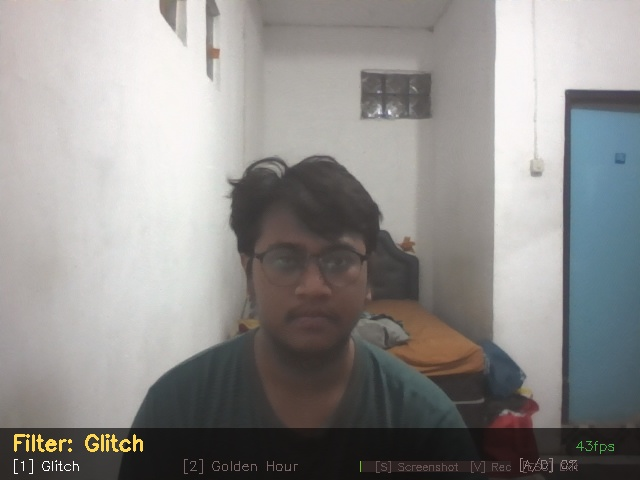
#> input picture glitch_goldenhour/images/befor.jpg, 640 x 480 px, given in place of the camera
$ python viral.py
#> lines starting #> are read from the running program, lines starting #| are printed output that depends on the picture; after the words box and inside, x2 and y2 are one past the last pixel; in counts of white or black regions, pixels touching at a corner belong together
"""
╔══════════════════════════════════════════════════════════════╗
║    VIRAL PHOTOGRAPHIC EFFECTS — Instagram / TikTok Style     ║
║    Mata Kuliah: Pengolahan Citra Digital                     ║
╠══════════════════════════════════════════════════════════════╣
║  [1] Teal & Orange    — Hollywood cinematic (paling viral)   ║
║  [2] VHS / Retro      — Kaset video jadul 90s                ║
║  [3] Glitch           — Chromatic aberration split RGB       ║
║  [4] Vintage Film     — Kodak Portra analog simulation       ║
║  [5] Duotone          — Spotify-style two-color gradient     ║
║  [6] Dreamy / Aura    — Soft glow + pastel ethereal          ║
║  [7] Neon Cyberpunk   — Dark + neon edge glow                ║
║  [8] Bleach Bypass    — Cinematic desaturated high contrast  ║
║  [9] Lo-Fi            — Faded, grainy, warm aesthetic        ║
║  [0] Golden Hour      — Enhanced sunset warm light           ║
║  [Q] Film Burn        — Light leak + burn analog             ║
║  [W] Matrix Green     — Digital rain look                    ║
║  [E] Holographic      — RGB rainbow shift iridescent         ║
║  [R] Oil Paint        — Painterly brush stroke effect        ║
║  [T] Noir             — Classic black & white cinematic      ║
╠══════════════════════════════════════════════════════════════╣
║  [A]/[D]  Intensitas −/+                                     ║
║  [S]      Screenshot    [V] Record    [ESC] Keluar            ║
╚══════════════════════════════════════════════════════════════╝
"""

import cv2
import numpy as np
import time
import os
import math
import random
from datetime import datetime

os.makedirs("output", exist_ok=True)


# ══════════════════════════════════════════════════════════════
#  UTILITY HELPERS
# ══════════════════════════════════════════════════════════════

def make_lut(fn):
    """Buat Look-Up Table 256 nilai dari fungsi transformasi."""
    return np.array([np.clip(fn(i), 0, 255) for i in range(256)], dtype=np.uint8)

def apply_lut(channel, lut):
    return cv2.LUT(channel, lut)

def blend(a, b, t):
    """Linear blend: (1-t)*a + t*b"""
    return cv2.addWeighted(a, 1.0 - t, b, t, 0)

def to_float(img):
    return img.astype(np.float32) / 255.0

def to_uint8(img):
    return np.clip(img * 255, 0, 255).astype(np.uint8)

def add_grain(frame, amount=0.04):
    """
    Film Grain — noise acak layaknya film analog.
    Teknik: Gaussian noise → ditambah ke float frame.
    Standar deviasi (sigma) kontrol seberapa kasar grainnya.
    """
    f = to_float(frame)
    noise = np.random.normal(0, amount, f.shape).astype(np.float32)
    return to_uint8(np.clip(f + noise, 0, 1))

def add_vignette(frame, strength=0.6, sigma_ratio=0.55):
    """
    Vignette — penggelapan sudut frame.
    Gaussian mask 2D: mask = outer_product(gauss_y, gauss_x)
    Dibalik (1 - mask) lalu dikalikan ke frame.
    """
    h, w = frame.shape[:2]
    gx = cv2.getGaussianKernel(w, int(w * sigma_ratio))
    gy = cv2.getGaussianKernel(h, int(h * sigma_ratio))
    mask = gy @ gx.T
    mask = (mask / mask.max()).astype(np.float32)
    vignette = 1.0 - strength * (1.0 - mask)
    vignette = np.dstack([vignette] * 3)
    return to_uint8(to_float(frame) * vignette)

def cinematic_bars(frame, bar_h=None):
    """
    Cinematic letterbox — garis hitam atas bawah (2.39:1 ratio).
    Standar aspect ratio film layar lebar Hollywood.
    """
    h, w = frame.shape[:2]
    if bar_h is None:
        bar_h = int(h * 0.09)
    out = frame.copy()
    out[:bar_h]     = 0
    out[h - bar_h:] = 0
    return out

def adjust_curves(frame, r_fn, g_fn, b_fn):
    """
    Color Curves — seperti Curves di Lightroom/Photoshop.
    Masing-masing kanal R, G, B punya kurva transformasinya sendiri.
    LUT dipakai agar tidak perlu loop per-piksel (sangat cepat).
    """
    b, g, r = cv2.split(frame)
    r = apply_lut(r, make_lut(r_fn))
    g = apply_lut(g, make_lut(g_fn))
    b = apply_lut(b, make_lut(b_fn))
    return cv2.merge([b, g, r])

def saturation_shift(frame, factor):
    """
    Ubah saturasi via HSV colorspace.
    S channel dikali faktor: >1 = lebih vivid, <1 = faded/desaturated.
    """
    hsv = cv2.cvtColor(frame, cv2.COLOR_BGR2HSV).astype(np.float32)
    hsv[:, :, 1] = np.clip(hsv[:, :, 1] * factor, 0, 255)
    return cv2.cvtColor(hsv.astype(np.uint8), cv2.COLOR_HSV2BGR)

# [20 lines left out: functions hue_shift, soft_glow, not called in this run]


# ══════════════════════════════════════════════════════════════
#  15 EFEK VIRAL
# ══════════════════════════════════════════════════════════════

def fx_teal_orange(frame, t=1.0):
    """
    TEAL & ORANGE — Filter sinematik paling viral di dunia.
    Dipakai di hampir semua film Hollywood (Mad Max, Michael Bay, dll).

    Teknik Color Grading:
    • Skin tones (shadows, midtones) → push ke ORANGE (warm)
    • Background, shadows → push ke TEAL (cyan-green)
    Cara: manipulasi kurva R, G, B secara independen
    + Hue shift selective di area cyan dan orange
    + Vignette + cinematic bars untuk finishing.

    Rumus kurva:
      R: slight boost di midtone (orange push)
      G: slight dip di midtone
      B: boost shadows, dip highlights (teal push di gelap)
    """
    # Kurva per kanal (nilai input → nilai output)
    r_fn = lambda i: i * 1.08 + 8 * math.sin(i / 255 * math.pi)
    g_fn = lambda i: i * 0.95
    b_fn = lambda i: i * 0.85 + 25 * (1 - i / 255)   # teal di shadow

    graded = adjust_curves(frame, r_fn, g_fn, b_fn)

    # Boost saturasi agar skin dan background lebih pop
    graded = saturation_shift(graded, 1.0 + 0.4 * t)

    # Vignette sinematik
    graded = add_vignette(graded, strength=0.5 * t)

    # Cinematic bars
    graded = cinematic_bars(graded)

    return blend(frame, graded, t)


# [106 lines left out: functions fx_vhs, fx_glitch, not called in this run]


def fx_vintage_film(frame, t=1.0):
    """
    VINTAGE FILM — Kodak Portra 400 Simulation.
    Analog film photography aesthetic yang super viral di IG.

    Kodak Portra karakteristiknya:
    • Skin tones warm & creamy (push Red + Yellow)
    • Shadow kebiruan/kehijauan (lift shadows)
    • Highlight tidak terlalu putih (roll-off yang halus)
    • Kontras sedang, saturasi tidak berlebihan
    • Grain yang terasa organik

    Teknik:
    1. Shadow lift: shadows tidak pernah benar-benar hitam
       (S-curve dengan toe yang diangkat)
    2. Highlight roll-off: kurva melengkung di atas
    3. Color shift: warm midtone + cool shadow
    4. Organik grain
    5. Vignette halus
    """
    # S-curve dengan shadow lift (Kodak signature)
    def s_curve_r(i):
        x = i / 255.0
        # Shadow lift + warm push
        y = x * 0.85 + 0.08 + 0.12 * math.sin(x * math.pi)
        return y * 255

    def s_curve_g(i):
        x = i / 255.0
        y = x * 0.9 + 0.05 + 0.05 * math.sin(x * math.pi)
        return y * 255

    def s_curve_b(i):
        x = i / 255.0
        # Cool shadows, slight green-blue push
        y = x * 0.78 + 0.06 + 0.04 * math.sin(x * math.pi)
        return y * 255

    graded = adjust_curves(frame, s_curve_r, s_curve_g, s_curve_b)

    # Saturasi dikurangi sedikit (film tidak segarang digital)
    graded = saturation_shift(graded, 0.75 + 0.15 * (1 - t))

    # Grain organik
    graded = add_grain(graded, 0.032 * t)

    # Vignette halus
    graded = add_vignette(graded, strength=0.38 * t)

    return blend(frame, graded, t)


# [277 lines left out: functions fx_duotone, fx_dreamy, fx_neon_cyberpunk, fx_bleach_bypass, fx_lofi, fx_golden_hour, not called in this run]


def fx_film_burn(frame, t=1.0):
    """
    FILM BURN / LIGHT LEAK — Kebocoran cahaya di kamera analog.
    Sangat viral di IG untuk foto portrait & aesthetic feed.

    Film burn terjadi ketika cahaya masuk ke kamar gelap kamera
    dan membakar emulsi film → efek oranye/merah/putih yang indah.

    Teknik simulasi:
    1. Base: Vintage Film tone
    2. Light leak overlay: gradient radial oranye di pojok
       • Dibuat dari Gaussian blur titik terang di luar frame
       • Beberapa sumber cahaya di posisi berbeda
    3. Blend dengan Screen blend mode (brighten only)
    4. Horizontal streak: garis cahaya tipis di 1/3 frame
    5. Grain analog
    """
    h, w = frame.shape[:2]

    # Base vintage tone
    base = fx_vintage_film(frame, t * 0.6)

    # Buat light leak canvas
    leak = np.zeros((h, w, 3), dtype=np.float32)

    # Light source 1: pojok kiri atas (orange-red)
    cx1, cy1 = int(w * 0.1), int(h * 0.05)
    for y in range(h):
        for x in range(0, w, 4):   # step 4 untuk kecepatan
            d = math.sqrt((x - cx1)**2 + (y - cy1)**2)
            falloff = math.exp(-d / (w * 0.35))
            leak[y, x, 2] += 0.7 * falloff * t   # R
            leak[y, x, 1] += 0.3 * falloff * t   # G
            leak[y, x, 0] += 0.1 * falloff * t   # B

    # Light source 2: pojok kanan atas (amber lebih terang)
    cx2, cy2 = int(w * 0.9), int(h * 0.1)
    for y in range(0, h, 2):
        for x in range(w // 2, w, 4):
            d = math.sqrt((x - cx2)**2 + (y - cy2)**2)
            falloff = math.exp(-d / (w * 0.25))
            leak[y, x, 2] += 0.5 * falloff * t
            leak[y, x, 1] += 0.35 * falloff * t
            leak[y, x, 0] += 0.05 * falloff * t

    # Horizontal streak (garis cahaya khas light leak)
    streak_y = int(h * 0.38)
    for y in range(max(0, streak_y - 8), min(h, streak_y + 8)):
        falloff_v = 1 - abs(y - streak_y) / 8
        for x in range(int(w * 0.2), w):
            falloff_h = (x - int(w * 0.2)) / (w * 0.8)
            leak[y, x, 2] = max(leak[y, x, 2], 0.45 * falloff_h * falloff_v * t)
            leak[y, x, 1] = max(leak[y, x, 1], 0.2  * falloff_h * falloff_v * t)

    leak = np.clip(leak, 0, 1)

    # Screen blend: base + light leak
    base_f = to_float(base)
    result = 1 - (1 - base_f) * (1 - leak)
    result = to_uint8(np.clip(result, 0, 1))

    result = add_grain(result, 0.035 * t)
    result = add_vignette(result, strength=0.3 * t)

    return result


# [34 lines left out: function fx_matrix, not called in this run]


def fx_holographic(frame, t=1.0):
    """
    HOLOGRAPHIC / IRIDESCENT — Rainbow shift color effect.
    Viral di konten fashion, beauty, album art di IG/TikTok.

    Hologram efeknya berasal dari difraksi cahaya:
    sudut berbeda → panjang gelombang berbeda → warna berbeda.

    Simulasi:
    1. Hue shift berbeda untuk setiap baris (berdasarkan posisi Y)
       → menciptakan 'rainbow sweep' dari atas ke bawah
    2. Shift bergerak seiring waktu (animasi)
    3. Blend dengan frame asli → warna asli masih kelihatan
    4. Saturation boost ekstrem
    5. Slight chromatic aberration untuk efek prisma
    """
    h, w = frame.shape[:2]
    hsv = cv2.cvtColor(frame, cv2.COLOR_BGR2HSV).astype(np.float32)

    # Hue shift per baris — berbeda tiap baris (rainbow sweep)
    time_offset = time.time() * 40   # kecepatan animasi
    hue_range   = 120 * t            # seberapa lebar rainbow

    for y in range(h):
        shift = (time_offset + y * hue_range / h) % 180
        hsv[y, :, 0] = (hsv[y, :, 0] + shift) % 180

    # Saturasi naik
    hsv[:, :, 1] = np.clip(hsv[:, :, 1] * (1 + 0.8 * t), 0, 255)

    rainbow = cv2.cvtColor(hsv.astype(np.uint8), cv2.COLOR_HSV2BGR)

    # Chromatic aberration (prisma)
    b, g, r = cv2.split(rainbow)
    shift_px = int(t * 5)
    if shift_px > 0:
        r = np.roll(r, shift_px,  axis=1)
        b = np.roll(b, -shift_px, axis=1)
    rainbow = cv2.merge([b, g, r])

    return blend(frame, rainbow, 0.55 * t + 0.2)


# [81 lines left out: functions fx_oil_paint, fx_noir, not called in this run]


# ══════════════════════════════════════════════════════════════
#  DAFTAR EFEK
# ══════════════════════════════════════════════════════════════
EFFECTS = [
    ("Teal & Orange",    fx_teal_orange),
    ("VHS / Retro",      fx_vhs),
    ("Glitch",           fx_glitch),
    ("Vintage Film",     fx_vintage_film),
    ("Duotone",          fx_duotone),
    ("Dreamy / Aura",    fx_dreamy),
    ("Neon Cyberpunk",   fx_neon_cyberpunk),
    ("Bleach Bypass",    fx_bleach_bypass),
    ("Lo-Fi",            fx_lofi),
    ("Golden Hour",      fx_golden_hour),
    ("Film Burn",        fx_film_burn),
    ("Matrix",           fx_matrix),
    ("Holographic",      fx_holographic),
    ("Oil Paint",        fx_oil_paint),
    ("Noir",             fx_noir),
]

KEY_MAP = {
    ord('1'): 0,  ord('2'): 1,  ord('3'): 2,
    ord('4'): 3,  ord('5'): 4,  ord('6'): 5,
    ord('7'): 6,  ord('8'): 7,  ord('9'): 8,
    ord('0'): 9,  ord('q'): 10, ord('w'): 11,
    ord('e'): 12, ord('r'): 13, ord('t'): 14,
}


# ══════════════════════════════════════════════════════════════
#  UI OVERLAY (transparan — kamera full frame)
# ══════════════════════════════════════════════════════════════
def draw_ui(frame, eidx, intensity, recording, fps):
    h, w = frame.shape[:2]

    # Panel kiri semi-transparan
    panel_w = 175
    ov = frame.copy()
    cv2.rectangle(ov, (0, 0), (panel_w, h), (8, 8, 10), -1)
    cv2.addWeighted(ov, 0.60, frame, 0.40, 0, frame)

    cv2.putText(frame, "IG / TIKTOK FILTERS", (7, 22),
                cv2.FONT_HERSHEY_SIMPLEX, 0.42, (150, 210, 255), 1)
    cv2.line(frame, (7, 28), (panel_w - 7, 28), (50, 50, 70), 1)

    keys = ['1','2','3','4','5','6','7','8','9','0','Q','W','E','R','T']
    for i, (name, _) in enumerate(EFFECTS):
        y = 48 + i * 25
        if i == eidx:
            cv2.rectangle(frame, (4, y-14), (panel_w-4, y+7), (35, 90, 210), -1)
            col = (255, 255, 255)
        else:
            col = (115, 115, 135)
        cv2.putText(frame, f"[{keys[i]}] {name}", (9, y),
                    cv2.FONT_HERSHEY_SIMPLEX, 0.4, col, 1)

    # Bar bawah
    bh = 42
    ov2 = frame.copy()
    cv2.rectangle(ov2, (0, h-bh), (w, h), (8, 8, 10), -1)
    cv2.addWeighted(ov2, 0.60, frame, 0.40, 0, frame)

    name = EFFECTS[eidx][0]
    cv2.putText(frame, name, (panel_w + 10, h-24),
                cv2.FONT_HERSHEY_SIMPLEX, 0.62, (80, 215, 255), 1)

    bx, by = panel_w + 10, h - 9
    blen = min(170, w - panel_w - 180)
    cv2.rectangle(frame, (bx, by-6), (bx+blen, by+3), (35, 35, 45), -1)
    cv2.rectangle(frame, (bx, by-6), (bx+int(blen*intensity), by+3), (40, 195, 110), -1)
    cv2.putText(frame, f"{int(intensity*100)}%", (bx+blen+6, by),
                cv2.FONT_HERSHEY_SIMPLEX, 0.38, (130, 130, 150), 1)

    hint = "[A/D] Intensity   [S] Screenshot   [V] Record   [ESC] Exit"
    cv2.putText(frame, hint, (panel_w + 10, h-bh+14),
                cv2.FONT_HERSHEY_SIMPLEX, 0.33, (70, 70, 90), 1)

    cv2.putText(frame, f"{fps:.0f}fps", (w-52, h-26),
                cv2.FONT_HERSHEY_SIMPLEX, 0.42, (70, 170, 70), 1)

    if recording:
        cv2.circle(frame, (w-18, 18), 7, (0, 0, 210), -1)
        cv2.putText(frame, "REC", (w-52, 23),
                    cv2.FONT_HERSHEY_SIMPLEX, 0.42, (0, 50, 210), 1)

    return frame


# ══════════════════════════════════════════════════════════════
#  MAIN
# ══════════════════════════════════════════════════════════════
def main():
    print(__doc__)

    cap = None
    for idx in range(3):
        for backend, bname in [
            (cv2.CAP_MSMF,  "MSMF"),
            (cv2.CAP_DSHOW, "DirectShow"),
            (cv2.CAP_ANY,   "Auto"),
        ]:
            c = cv2.VideoCapture(idx, backend)
            if c.isOpened():
                ret, test = c.read()
#> test is the input picture: shape (480, 640, 3); mean B, G, R 140.1, 141.9, 143.6
                if ret and test is not None:
                    cap = c
                    print(f"Kamera OK: index={idx}, backend={bname}")
                    break
                c.release()
        if cap:
            break

    if not cap:
        print("ERROR: Kamera tidak ditemukan!")
        input("Enter untuk keluar...")
        return

    print("Warming up...")
    for _ in range(10):
        cap.read()
        time.sleep(0.05)

    actual_w = int(cap.get(cv2.CAP_PROP_FRAME_WIDTH))
    actual_h = int(cap.get(cv2.CAP_PROP_FRAME_HEIGHT))
    print(f"Resolusi: {actual_w}x{actual_h}")

    WIN = "IG/TikTok Viral Effects - Pengolahan Citra"
    cv2.namedWindow(WIN, cv2.WINDOW_NORMAL)
    # cv2.resizeWindow(WIN, 1920, 1080)

    eidx       = 0
    intensity  = 0.7
    recording  = False
    vid_writer = None
    prev_t     = time.time()
    fps        = 30.0

    print("Siap! Tekan [1]-[T] untuk pilih filter, [A/D] intensitas, [ESC] keluar.\n")

    while True:
        ret, frame = cap.read()
        if not ret or frame is None or frame.size == 0:
            continue
        if frame.shape[0] < 10 or frame.shape[1] < 10:
            continue

        frame = cv2.flip(frame, 1)   # mirror selfie

        curr_t = time.time()
        fps    = 0.9 * fps + 0.1 / (curr_t - prev_t + 1e-9)
        prev_t = curr_t

        name, fn = EFFECTS[eidx]
        try:
            result = fn(frame, intensity)
#> in adjust_curves, `b, g, r = cv2.split(frame)`:
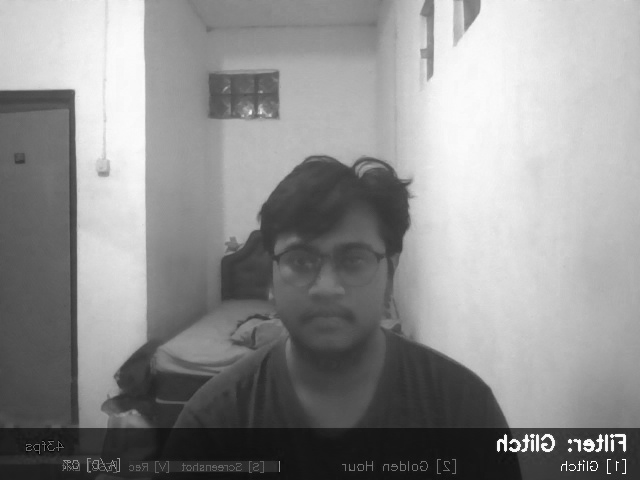
#> r: shape (480, 640); min 0, max 255, mean 143.6
#> in saturation_shift, `hsv[:, :, 1] = np.clip(hsv[:, :, 1] * factor, 0, 255)`:
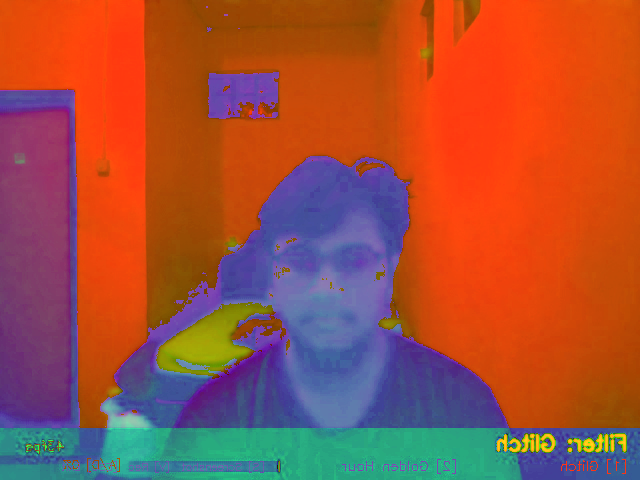
#> hsv: shape (480, 640, 3) float32; mean B, G, R 60.2, 81.7, 161.9
#> in blend, `return cv2.addWeighted(a, 1.0 - t, b, t, 0)`:
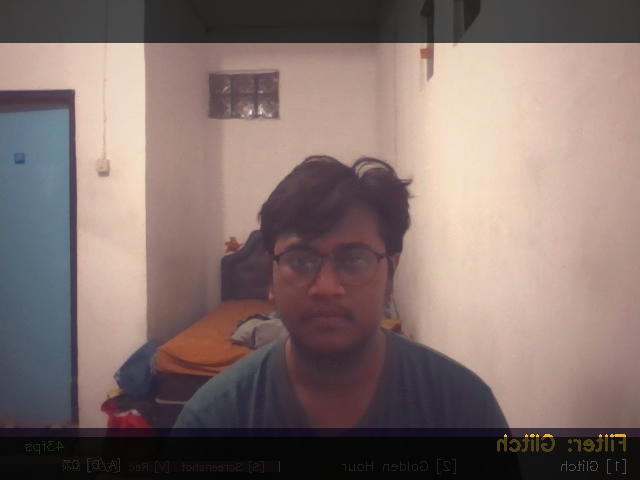
#> returned value: shape (480, 640, 3); mean of channels 0, 1, 2 108.9, 113.2, 131; drawn as B, G, R
        except Exception as e:
            result = frame.copy()
            cv2.putText(result, f"Error: {e}", (10, 50),
                        cv2.FONT_HERSHEY_SIMPLEX, 0.5, (0, 0, 255), 1)

        result = draw_ui(result, eidx, intensity, recording, fps)
#> in draw_ui, `cv2.rectangle(ov, (0, 0), (panel_w, h), (8, 8, 10), -1)`:
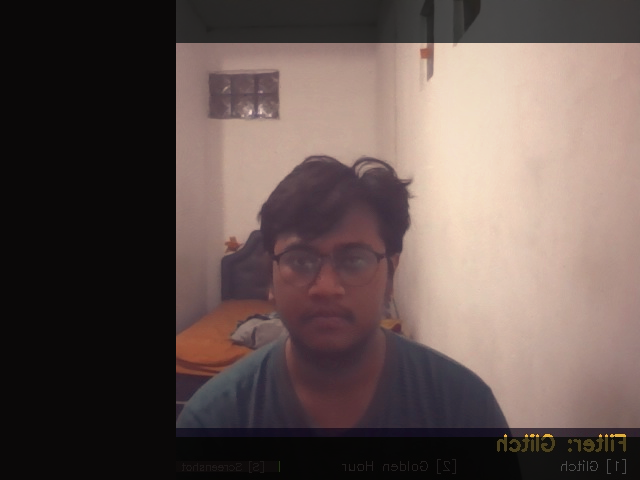
#> ov: shape (480, 640, 3); mean B, G, R 79.7, 83.8, 99.5
#> in draw_ui, `cv2.putText(frame, "IG / TIKTOK FILTERS", (7, 22), cv2.FONT_HERSHEY_SI..`: frame: shape (480, 640, 3); mean B, G, R 91.5, 95.7, 112.3
#> in draw_ui, `cv2.line(frame, (7, 28), (panel_w - 7, 28), (50, 50, 70), 1)`: frame: shape (480, 640, 3); mean B, G, R 91.5, 95.7, 112.3
#> after the loop in draw_ui, `for i, (name, _) in enumerate(EFFECTS):`:
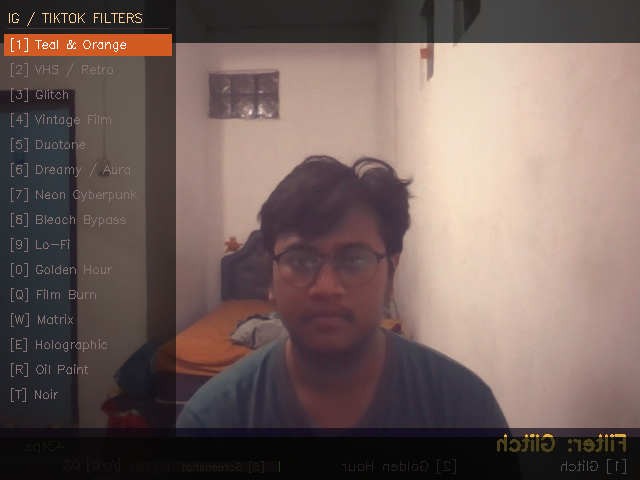
#> frame: shape (480, 640, 3); mean B, G, R 92, 96.8, 114.8
#> in draw_ui, `cv2.rectangle(ov2, (0, h-bh), (w, h), (8, 8, 10), -1)`:
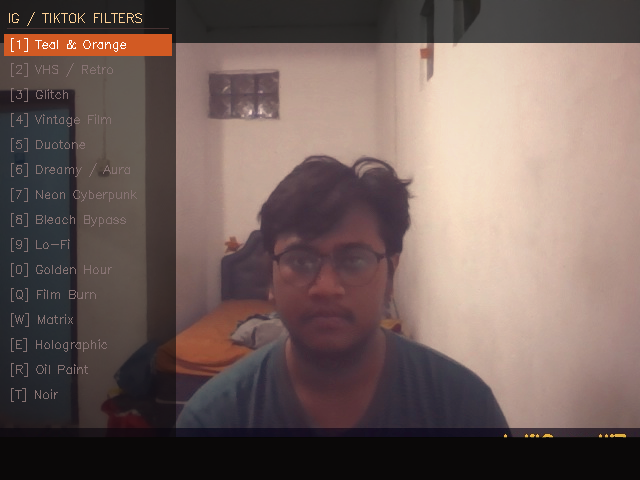
#> ov2: shape (480, 640, 3); 7.97% of pixels changed, all inside (x1, y1, x2, y2) = (0, 438, 640, 480)
#> in draw_ui, `cv2.rectangle(frame, (bx, by-6), (bx+blen, by+3), (35, 35, 45), -1)`: frame: shape (480, 640, 3); mean B, G, R 92.1, 97, 115.1
#> in draw_ui, `cv2.putText(frame, f"{int(intensity*100)}%", (bx+blen+6, by), cv2.FONT..`: frame: shape (480, 640, 3); mean B, G, R 92.2, 97.6, 115.4
#> in draw_ui, `cv2.putText(frame, hint, (panel_w + 10, h-bh+14), cv2.FONT_HERSHEY_SIM..`:
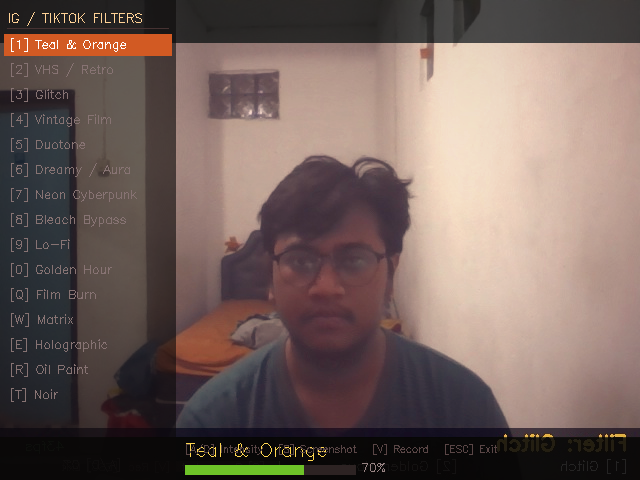
#> frame: shape (480, 640, 3); mean B, G, R 92.3, 97.8, 115.6
#> in draw_ui, `cv2.putText(frame, f"{fps:.0f}fps", (w-52, h-26), cv2.FONT_HERSHEY_SIM..`: frame: shape (480, 640, 3); 0.03% of pixels changed, all inside (x1, y1, x2, y2) = (589, 445, 625, 458)

        cv2.imshow(WIN, result)

        if recording and vid_writer:
            vid_writer.write(result)

        key = cv2.waitKey(1) & 0xFF
#> (key q is pressed here)
        if key == 27:
            break
        elif key in KEY_MAP:
            eidx = KEY_MAP[key]
#> eidx = 10
            print(f"Filter: {EFFECTS[eidx][0]}")
#| Filter: Film Burn
        elif key == ord('a'):
            intensity = max(0.0, round(intensity - 0.05, 2))
        elif key == ord('d'):
            intensity = min(1.0, round(intensity + 0.05, 2))
        elif key == ord('s'):
            ts = datetime.now().strftime("%Y%m%d_%H%M%S")
            fn_save = f"output/{name.replace('/','_').replace(' ','_')}_{ts}.jpg"
            cv2.imwrite(fn_save, result)
            print(f"Screenshot: {fn_save}")
        elif key == ord('v'):
            if not recording:
                ts = datetime.now().strftime("%Y%m%d_%H%M%S")
                fn_vid = f"output/video_{ts}.mp4"
                fh, fw = result.shape[:2]
                vid_writer = cv2.VideoWriter(
                    fn_vid, cv2.VideoWriter_fourcc(*'mp4v'), 20, (fw, fh))
                recording = True
                print(f"Recording: {fn_vid}")
            else:
                recording = False
                vid_writer.release()
                vid_writer = None
                print("Recording berhenti & tersimpan.")

    cap.release()
    if vid_writer:
        vid_writer.release()
    cv2.destroyAllWindows()
    print("Selesai. File ada di folder output/")


if __name__ == "__main__":
    main()
